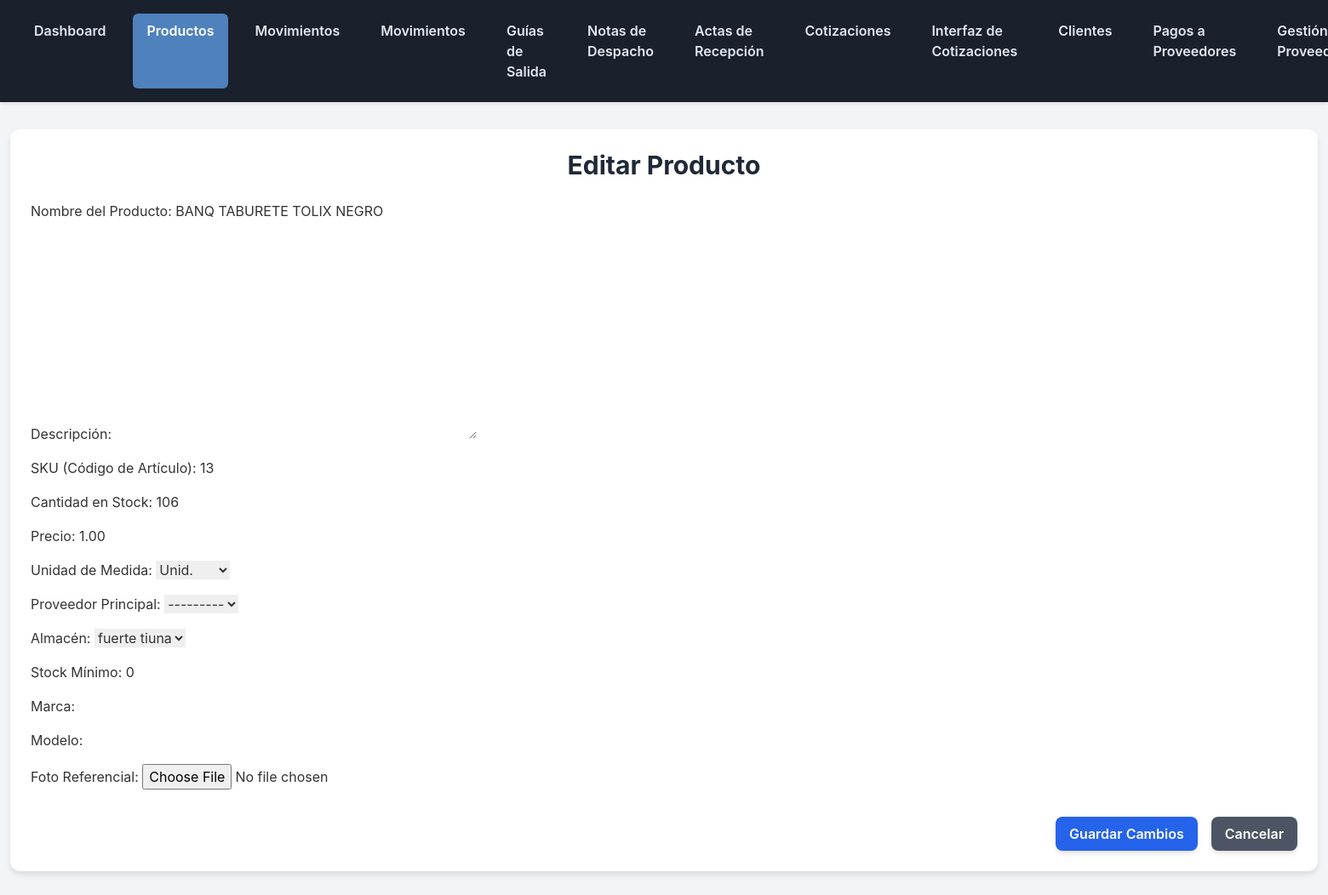
Page /inventario/productos/13/editar/ (signed in) on the earlier database version.
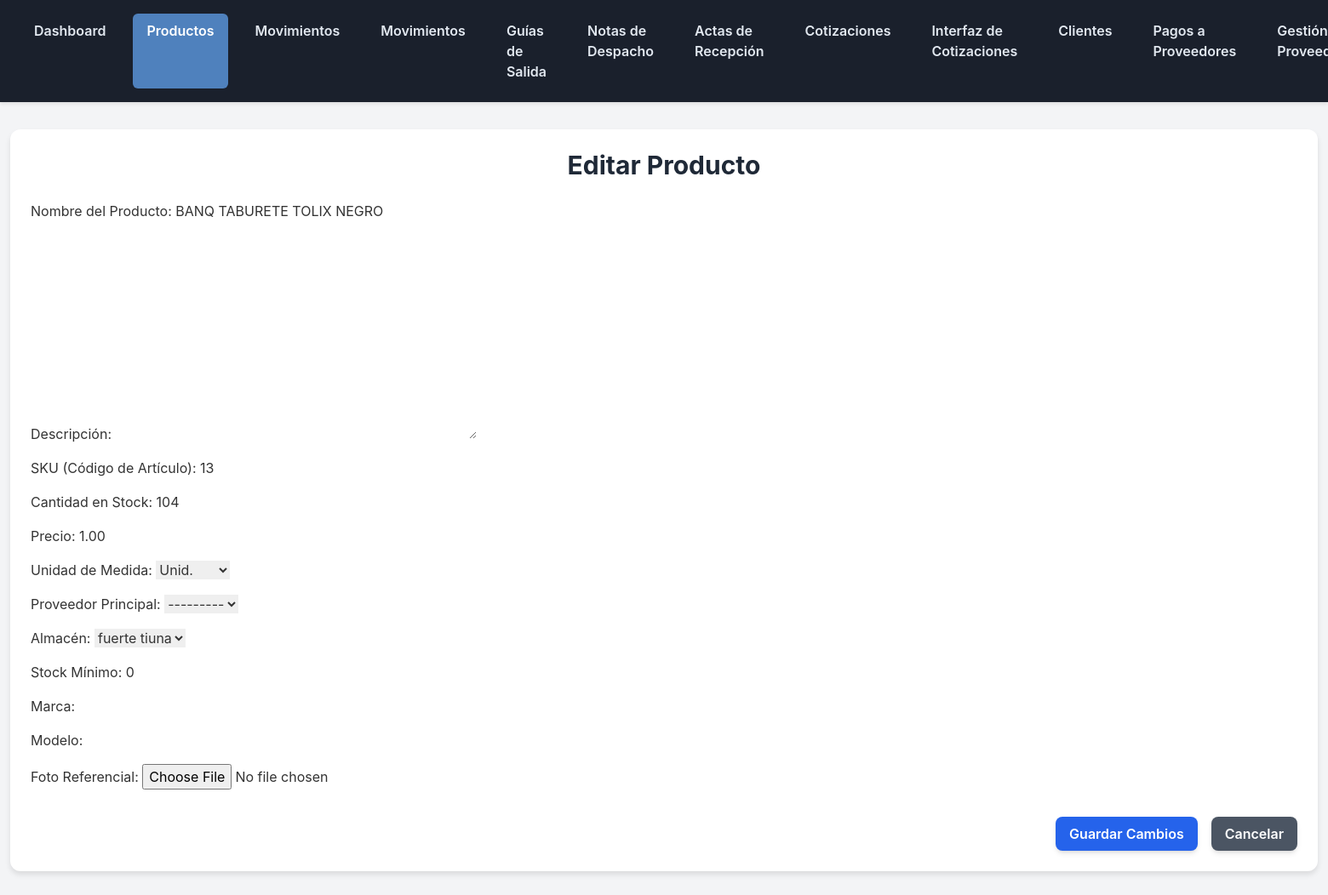
Same page on the later database version.
### inventario/models.py (models this page shows, shortened)
class Producto(models.Model):
    nombre = models.CharField(max_length=200, db_index=True, verbose_name="Nombre del Producto")
    descripcion = models.TextField(blank=True, verbose_name="Descripción")
    sku = models.CharField(max_length=100, unique=True, db_index=True, verbose_name="SKU (Código de Artículo)")
    cantidad = models.PositiveIntegerField(default=0, verbose_name="Cantidad en Stock")
    precio = models.DecimalField(max_digits=10, decimal_places=2, verbose_name="Precio")
    foto = models.ImageField(upload_to='productos_fotos/', null=True, blank=True)
    foto = models.ImageField(
        upload_to='product_photos/',
        blank=True,
        null=True,
        verbose_name="Foto Referencial"
    )
    unidad_medida = models.ForeignKey(UnidadMedida, on_delete=models.SET_NULL, null=True, blank=True, verbose_name="Unidad de Medida")
    proveedor = models.ForeignKey(Proveedor, on_delete=models.SET_NULL, null=True, blank=True, verbose_name="Proveedor Principal")
    almacen = models.ForeignKey(Almacen, on_delete=models.SET_NULL, null=True, blank=True, verbose_name="Almacén")
    stock_minimo = models.PositiveIntegerField(default=0, verbose_name="Stock Mínimo")
    marca = models.CharField(max_length=100, blank=True, verbose_name="Marca")
    modelo = models.CharField(max_length=100, blank=True, verbose_name="Modelo")
    fecha_creacion = models.DateTimeField(auto_now_add=True, verbose_name="Fecha de Creación")
    fecha_actualizacion = models.DateTimeField(auto_now=True, verbose_name="Fecha de Actualización")
    class Meta:
        verbose_name = "Producto"
        verbose_name_plural = "Productos"

### inventario/views.py (the view)
# urls.py: path('productos/<int:pk>/editar/', views.ProductoUpdateView.as_view(), name='product_update'),
class ProductoUpdateView(LoginRequiredMixin, UpdateView):
    model = Producto
    form_class = ProductoForm
    template_name = 'inventario/product_form.html'
    success_url = reverse_lazy('inventario:product_list')

### inventario/views.py
class ProductoForm(ModelForm):
    class Meta:
        model = Producto
        fields = ['nombre', 'descripcion', 'sku', 'cantidad', 'precio', 'unidad_medida', 'proveedor', 'almacen', 'stock_minimo', 'marca', 'modelo', 'foto']

### inventario/models.py (called while the page is built)
    def __str__(self):
        return self.nombre

    def __str__(self):
        return self.nombre

    def __str__(self):
        return self.abreviatura

### inventario/templates/inventario/product_form.html (shortened to what this page needs)
{% extends 'inventario/base.html' %}
{% block content %}
<h1 class="text-3xl font-bold text-gray-800 mb-6 text-center">
    {% if form.instance.pk %}Editar Producto{% else %}Añadir Nuevo Producto{% endif %}
</h1>
<form method="post">
    <div class="space-y-4">
        {% for field in form %}
            <div class="form-field">
                {{ field.label_tag }}
                {{ field }}
            </div>
        {% endfor %}
    </div>
    <div class="flex justify-end space-x-4 mt-8">
        <button type="submit" class="bg-blue-600 hover:bg-blue-700 text-white font-semibold py-2 px-4 rounded-lg shadow-md transition duration-300 ease-in-out transform hover:scale-105">
            {% if form.instance.pk %}Guardar Cambios{% else %}Añadir Producto{% endif %}
        </button>
        <a href="{% url 'inventario:product_list' %}" class="bg-gray-600 hover:bg-gray-700 text-white font-semibold py-2 px-4 rounded-lg shadow-md transition duration-300 ease-in-out transform hover:scale-105">
            Cancelar
        </a>
    </div>
</form>
{% endblock %}

Differences in the rows shown:
changed Producto "BANQ TABURETE TOLIX NEGRO 66CM KL-C025A6-1": cantidad "106" → "104"
